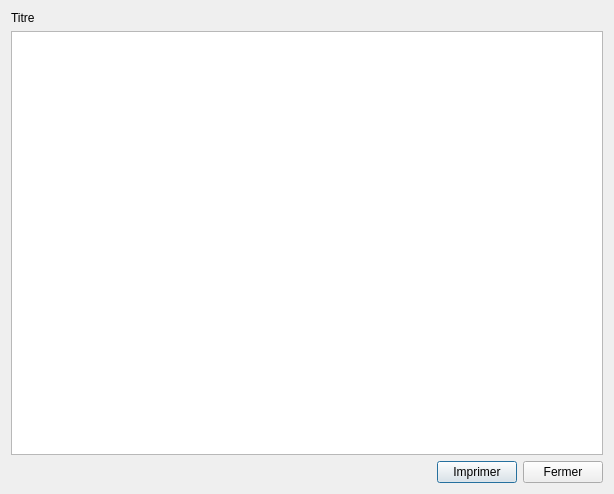
<?xml version="1.0" encoding="UTF-8"?>
<ui version="4.0">
 <class>TableDialog</class>
 <widget class="QDialog" name="TableDialog">
  <property name="geometry">
   <rect>
    <x>0</x>
    <y>0</y>
    <width>614</width>
    <height>494</height>
   </rect>
  </property>
  <property name="windowTitle">
   <string>Dialog</string>
  </property>
  <layout class="QVBoxLayout" name="verticalLayout">
   <item>
    <widget class="QLabel" name="label">
     <property name="text">
      <string>Titre</string>
     </property>
    </widget>
   </item>
   <item>
    <widget class="QTableView" name="tableView">
     <property name="sortingEnabled">
      <bool>true</bool>
     </property>
    </widget>
   </item>
   <item>
    <layout class="QHBoxLayout" name="horizontalLayout_2">
     <item>
      <spacer name="horizontalSpacer">
       <property name="orientation">
        <enum>Qt::Horizontal</enum>
       </property>
       <property name="sizeHint" stdset="0">
        <size>
         <width>40</width>
         <height>20</height>
        </size>
       </property>
      </spacer>
     </item>
     <item>
      <widget class="QPushButton" name="PrintPushButton">
       <property name="text">
        <string>Imprimer</string>
       </property>
      </widget>
     </item>
     <item>
      <widget class="QPushButton" name="ClosePushButton">
       <property name="text">
        <string>Fermer</string>
       </property>
      </widget>
     </item>
    </layout>
   </item>
  </layout>
 </widget>
 <resources/>
 <connections/>
</ui>
